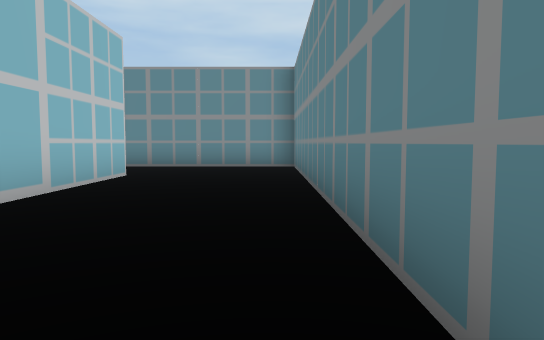
View 1 (above)

24 first-person views from a walk through a Unity game level. The camera is 1.2 m above the floor, tilts 4° down and sees 70° across. The floor is counted in squares, 2 m on a side. Each view is taken from the middle of a square. On the plan, view 1 faces up. The plan holds only what a view shows up to about 11 squares ahead; the rest is blank. The place goes on beyond the plan. The player is left out. Some surface patterns are stand-ins.

View 2
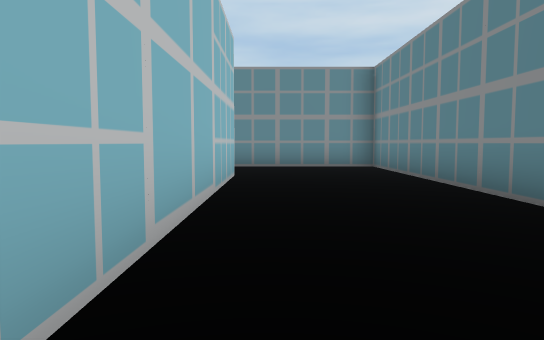

View 3
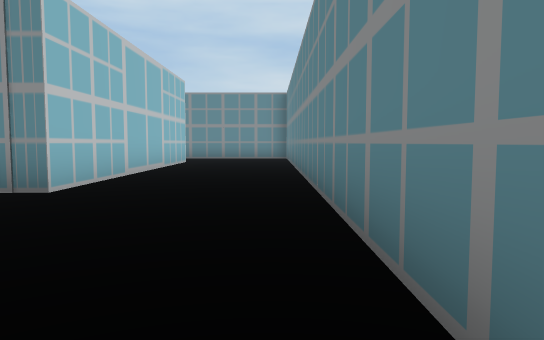

View 4
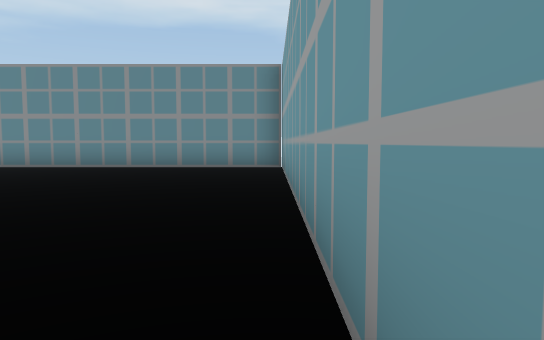

View 5
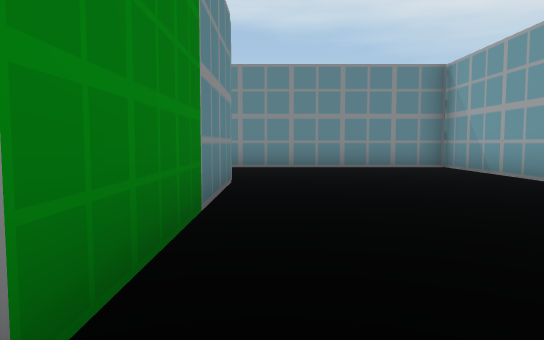

View 6
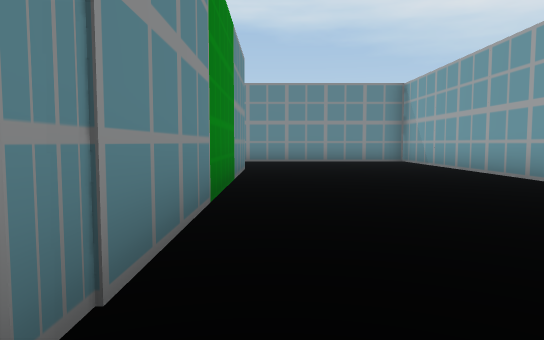

View 7
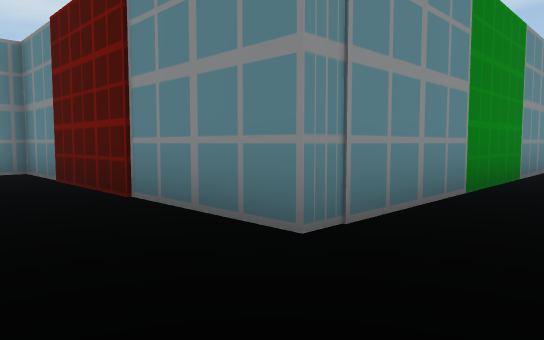

View 8
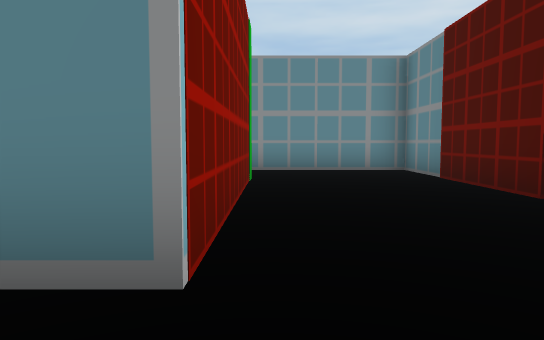

View 9
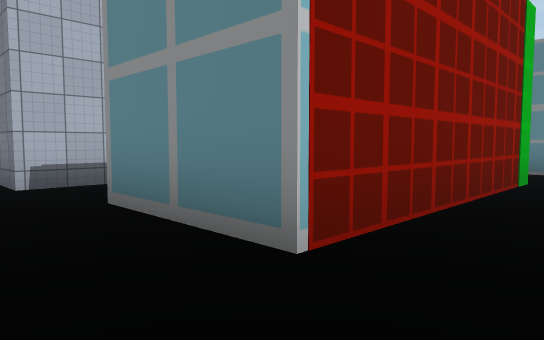

View 10
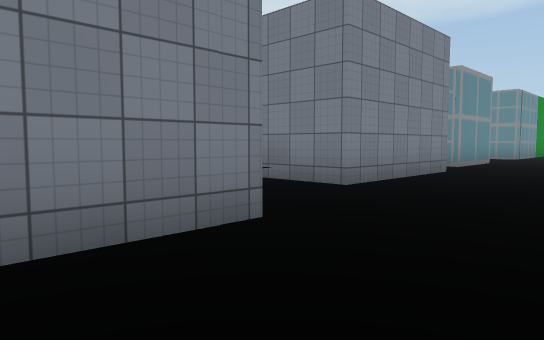

View 11
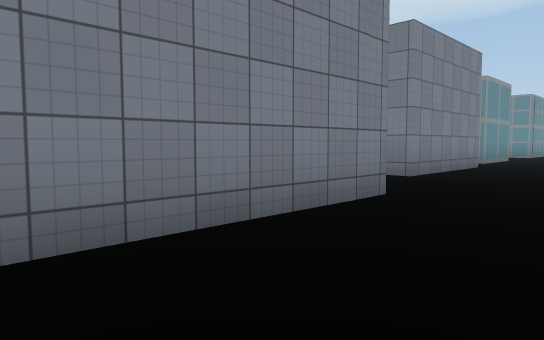

View 12
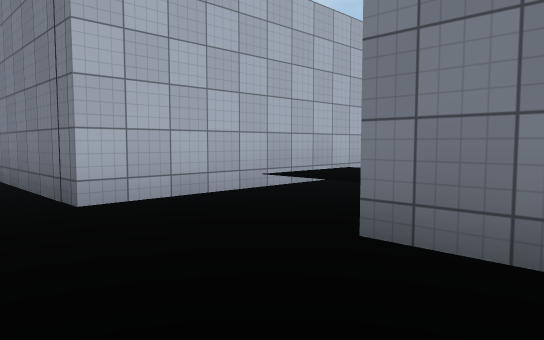

View 13
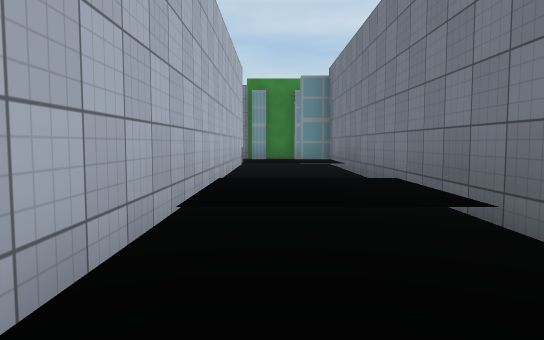

View 14
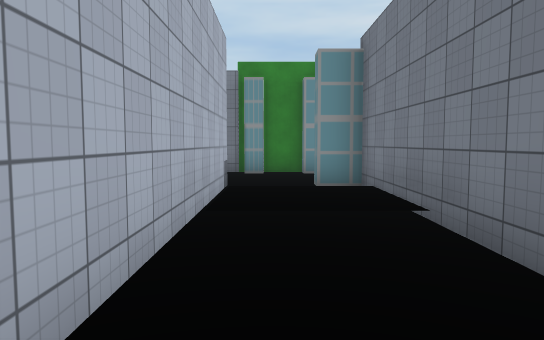

View 15
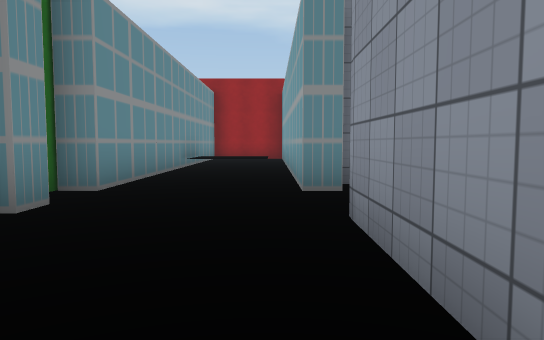

View 16
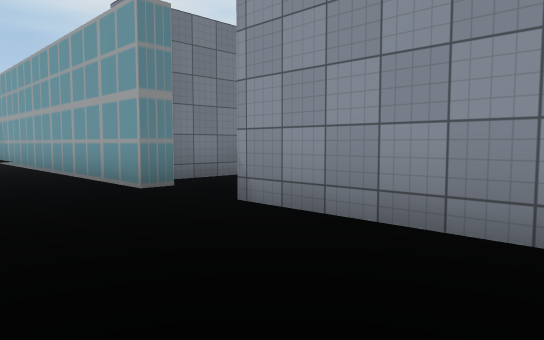

View 17
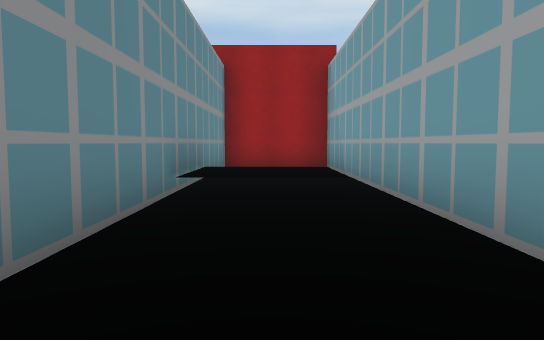

View 18
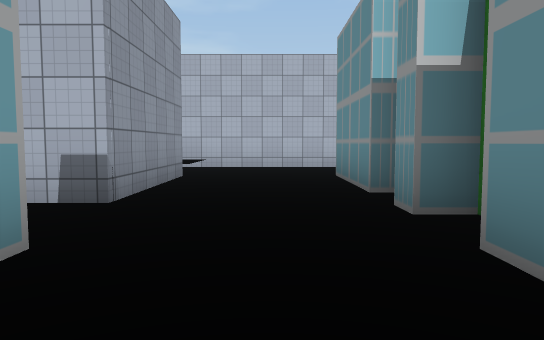

View 19
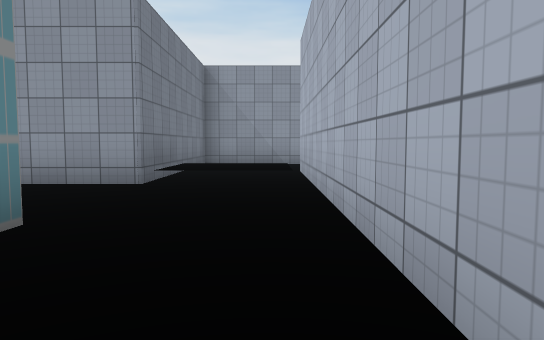

View 20
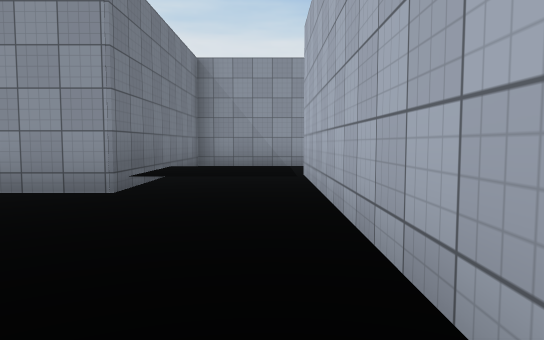

View 21
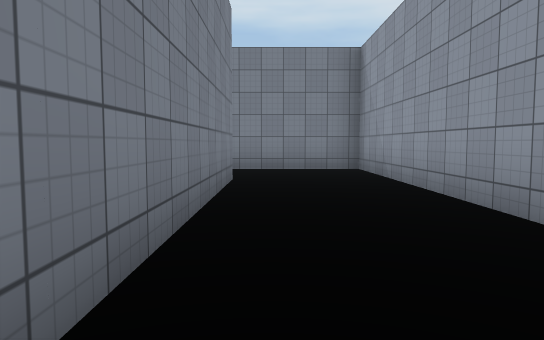

View 22
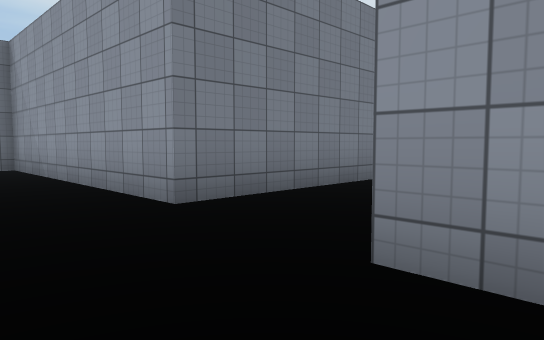

View 23
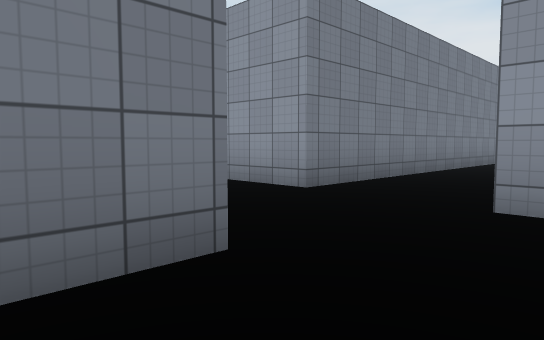

View 24
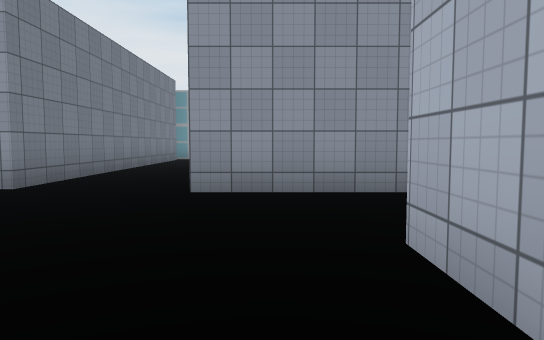

### Floor plan
Key: @ floor where view 1 was taken; # wall or solid block; . main floor; : floor 0.5 m higher than the main floor; / step, stairs or slope.
Columns run from 40 left of view 1 to 1 right of it. Each row starts with its distance up from view 1.
 15           .
 14          #.
 13          #  #######
 12          #.... ...##########
 11          #.... .......::.  #
 10          #.... .......//.  #        ######
  9   .      #::####.##########          ....#
  8  #. #    #::#  #..#                  ....#
  7  #  ######..#  #::#      #####       #...#
  6   ..     ...#  #::#      ....#       #...#
  5         ....#  #..#       ...#       #...#
  4 ####..#######  #  #      #...#       #...#
  3    ...#        #  #      #  .#       #...#
  2    ...#        #: #      #   #       #...#
  1     ..#        #::#      #   #       #...#
  0     ..#        #..####.###   #########..@#
 -1     ..#        #..........  .  . ........#
 -2      .#    #####............      .......#
 -3      .#          .....           ........#
 -4       #    . .                   ........#
 -5                                . ........#
 -6                                ###########

Where each view was taken, in squares from view 1:
view 1: 0 up, 0 right, facing up
view 2: 0 up, 2 left, facing up
view 3: 5 down, 0 right, facing up
view 4: 5 down, 9 left, facing right
view 5: 1 down, 9 left, facing right
view 6: 1 down, 12 left, facing right
view 7: 2 down, 13 left, facing up-right
view 8: 2 down, 14 left, facing up
view 9: 2 down, 13 left, facing up-left
view 10: 4 down, 27 left, facing up-right
view 11: 4 down, 29 left, facing up-right
view 12: 3 down, 21 left, facing up-left
view 13: 2 down, 24 left, facing up
view 14: 2 up, 24 left, facing up
view 15: 10 up, 28 left, facing right
view 16: 12 up, 28 left, facing down-right
view 17: 11 up, 23 left, facing right
view 18: 11 up, 21 left, facing left
view 19: 15 up, 30 left, facing down
view 20: 14 up, 30 left, facing down
view 21: 6 up, 37 left, facing right
view 22: 6 up, 38 left, facing down-right
view 23: 8 up, 38 left, facing down-right
view 24: 9 up, 38 left, facing down
